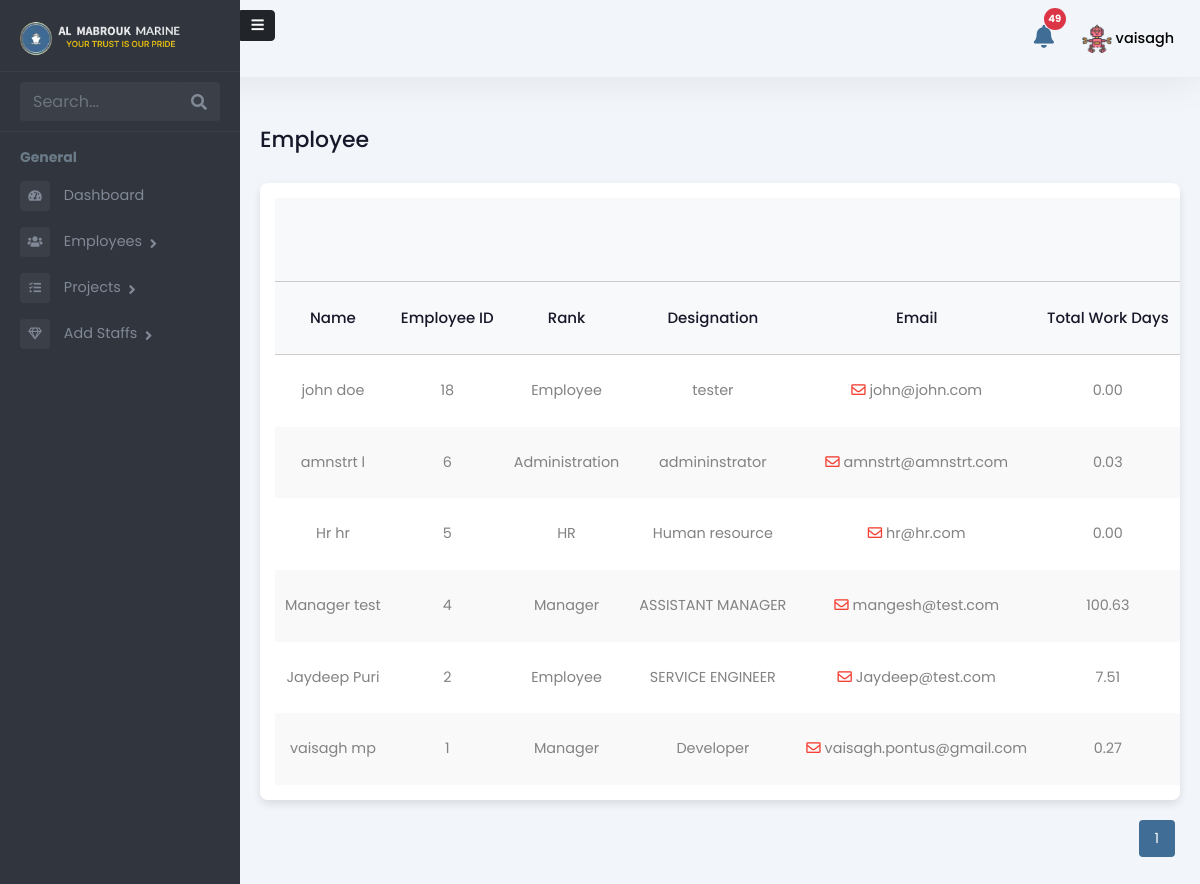
Screenshot of /admin-panel/employees/ (signed in) with the database file from the repository.
### Admin/models.py (models this page shows, shortened)
class Employee(models.Model):
    user = models.OneToOneField(User, on_delete=models.CASCADE, related_name='employee_profile')
    is_employee = models.BooleanField(default=False)
    is_manager = models.BooleanField(default=False)
    is_administration = models.BooleanField(default=False)
    is_hr = models.BooleanField(default=False)
    rank = models.CharField(max_length=255, blank=True, null=True)
    salary = models.DecimalField(max_digits=10, decimal_places=2, blank=True, null=True)
    work_days = models.DecimalField(max_digits=10, decimal_places=2, default=0, blank=True)
    holidays = models.IntegerField(null=True, blank=True)
    overseas_days = models.IntegerField(default=0)
    date_of_birth = models.DateField(null=True, blank=True)
    phone_number = models.CharField(max_length=15, blank=True, null=True)
    date_of_join = models.DateField(null=True, blank=True)
    address = models.TextField(blank=True, null=True)
    profile_picture = models.ImageField(upload_to="profile_pictures/", null=True, blank=True)
    def get_role(self):
        if self.is_manager:
            return "Manager"
        if self.is_employee:
            return "Employee"
        if self.is_administration:
            return "Administration"
        if self.is_hr:
            return "HR"
        return "Unknown"

### Admin/views.py (the view)
# urls.py: path('employees/', employee_list, name='employee_list'),
@login_required
def employee_list(request):
    if not request.user.is_staff:
        return redirect('custom-login')
    ongoing_project_assignments = TeamMemberStatus.objects.filter(
        status='ONGOING'
    ).select_related('team__project')
    employees = Employee.objects.select_related('user').prefetch_related(
        Prefetch(
            'project_statuses',  # This matches the `related_name` in TeamMemberStatus
            queryset=ongoing_project_assignments,
            to_attr='assigned_projects'  # Prefetch results stored as 'assigned_projects'
        )
    ).order_by('-user__date_joined')
    paginator = Paginator(employees, 10)
    page_number = request.GET.get('page')
    page_obj = paginator.get_page(page_number)
    return render(request, 'Admin/employee_list.html', {'page_obj': page_obj})

### templates/Admin/employee_list.html (shortened to what this page needs)
{% extends 'Admin/adminbase.html' %}
{% load static %}
{% block content %}
<div class="emply-list-wraper">
    <div class="pg-title">
        <h1>Employee</h1>
    </div>
    <div class="widget-box table-wdgt">
        {% if page_obj %}
        <table id="employeeTable">
            <thead>
                <tr style="border-bottom: 1px solid #ccc">
                    <th></th>
                    <th></th>
                    <th></th>
                    <th></th>
                    <th></th>
                    <th></th>
                </tr>
            </thead>
            <thead>
                <tr style="border-bottom: 1px solid #ccc">
                    <th>Name</th>
                    <th>Employee ID</th>
                    <th>Rank</th>
                    <th>Designation</th>
                    <th>Email</th>
                    <th>Total Work Days</th>
                </tr>
            </thead>
            <tbody>
                {% for employee in page_obj %}
                <tr>
                    <td>
                        <a href="{% url 'employee_profile' employee.id %}">
                            {{ employee.user.get_full_name|default:employee.user.username }}
                        </a>
                    </td>
                    <td>{{ employee.pk }}</td>
                    <td>{{ employee.get_role }}</td>
                    <td>{{ employee.rank }}</td>
                    <td>
                        <a href="mailto:{{ employee.user.email }}">
                            <i class="far fa-envelope"></i> {{ employee.user.email }}
                        </a>
                    </td>
                    <td>{{ employee.work_days }}</td>
                </tr>
                {% empty %}
                <tr>
                    <td colspan="7">No employees found.</td>
                </tr>
                {% endfor %}
            </tbody>
        </table>
        {% else %}
        <p class="text-center">NO EMPLOYEES</p>
        {% endif %}
    </div>
     <div class="pagination" id="pagination">
        {% for num in page_obj.paginator.page_range %}
            <a href="?page={{ num }}">
                <button class="{% if num == page_obj.number %}active{% endif %}">{{ num }}</button>
            </a>
        {% endfor %}
    </div>
</div>
{% endblock %}

### templates/Admin/adminbase.html (shortened to what this page needs)
{% load static %}
<!DOCTYPE html>
<html lang="en">
<head>
    <link rel="stylesheet" href="{% static 'assets/vendor/bootstrap/css/bootstrap.min.css' %}" />
    <link href="https://use.fontawesome.com/releases/v5.0.6/css/all.css" rel="stylesheet" />
    <link rel="stylesheet" href="{% static 'assets/css/style.css' %}" />
</head>
<body>
    <header>
      <div class="hdr-notification">
        <a href="{% url 'admin-notifications' %}">
            <button type="button" class="btn btn-primary position-relative">
                <i class="fas fa-bell"></i>
                <span
                    id="admin-notification-count"
                    class="position-absolute top-0 start-100 translate-middle badge rounded-pill bg-danger"
                    data-count="{{ unread_notifications|add:'0' }}">
                </span>
            </button>
        </a>
    </div>
        <div class="hdr-user">
          <div class="dropdown">
            <button class="btndropdown-toggle" type="button" id="dropdownMenuButton1"
                  data-bs-toggle="dropdown" aria-expanded="false">
                  {% if request.user.employee_profile.profile_picture %}
                      <img src="{{ request.user.employee_profile.profile_picture.url }}"
                           alt="Profile Picture"
                           class="rounded-circle"
                           style="width: 30px; height: 30px; object-fit: cover;">
                  {% else %}
                      <i class="fas fa-user"></i>
                  {% endif %}
                  <span>{{ request.user.username }}</span>
              </button>
          </div>
        </div>
    </header>
    <div class="page-wrapper chiller-theme toggled"  id="content">
        <nav id="sidebar"  class="sidebar-wrapper sidebar">
            <a id="show-sidebar"   onclick="toggleSidebar()" class="btn btn-sm btn-dark" href="#">
              <i class="fas fa-bars"></i>
            </a>
            <div class="sidebar-content">
              <div class="sidebar-brand">
                <a href="{% url 'admin-dashboard' %}"><img src="{% static 'assets/images/almabrouk-logo.webp' %}"
                    alt="Almabrouk Marine Logo" /></a>
              </div>
              <div class="sidebar-search">
                <div>
                  <div class="input-group">
                    <input
                      type="text"
                      class="form-control search-menu"
                      placeholder="Search..."
                    />
                    <div class="input-group-append">
                      <span class="input-group-text">
                        <i class="fa fa-search" aria-hidden="true"></i>
                      </span>
                    </div>
                  </div>
                </div>
              </div>
              <div class="sidebar-menu">
                <ul>
                  <li class="header-menu">
                    <span>General</span>
                  </li>
                  <li>
                    <a href="{% url 'admin-dashboard' %}">
                      <i class="fa fa-tachometer-alt"></i>
                      <span>Dashboard</span>
                    </a>
                  </li>
                  <li class="sidebar-dropdown">
                    <a href="#">
                      <i class="fas fa-users"></i>
                      <span>Employees</span>
                    </a>
                  </li>
                  <li class="sidebar-dropdown">
                    <a href="#">
                      <i class="fas fa-tasks"></i>
                      <span>Projects</span>
                    </a>
                  </li>
                  <li class="sidebar-dropdown">
                    <a href="#">
                      <i class="far fa-gem"></i>
                      <span>Add Staffs</span>
                    </a>
                  </li>
                </ul>
              </div>
            </div>
          </nav>
        {% block content %}
        {% endblock %}
    </div>
</body>
</html>

### rows the page displays
Employee: user.get_full_name "john doe", pk "18", get_role "Employee", rank "tester", user.email "john@john.com", work_days "0.00"
Employee: user.get_full_name "amnstrt l", pk "6", get_role "Administration", rank "admininstrator", user.email "amnstrt@amnstrt.com", work_days "0.03"
Employee: user.get_full_name "Hr hr", pk "5", get_role "HR", rank "Human resource", user.email "hr@hr.com", work_days "0.00"
Employee: user.get_full_name "Manager test", pk "4", get_role "Manager", rank "ASSISTANT MANAGER", user.email "mangesh@test.com", work_days "100.63"
Employee: user.get_full_name "Jaydeep Puri", pk "2", get_role "Employee", rank "SERVICE ENGINEER", user.email "Jaydeep@test.com", work_days "7.51"
Employee: user.get_full_name "vaisagh mp", pk "1", get_role "Manager", rank "Developer", user.email "vaisagh.pontus@gmail.com", work_days "0.27"

### other values shown
{{ request.user.username }} "vaisagh"
{{ num }} "1"
